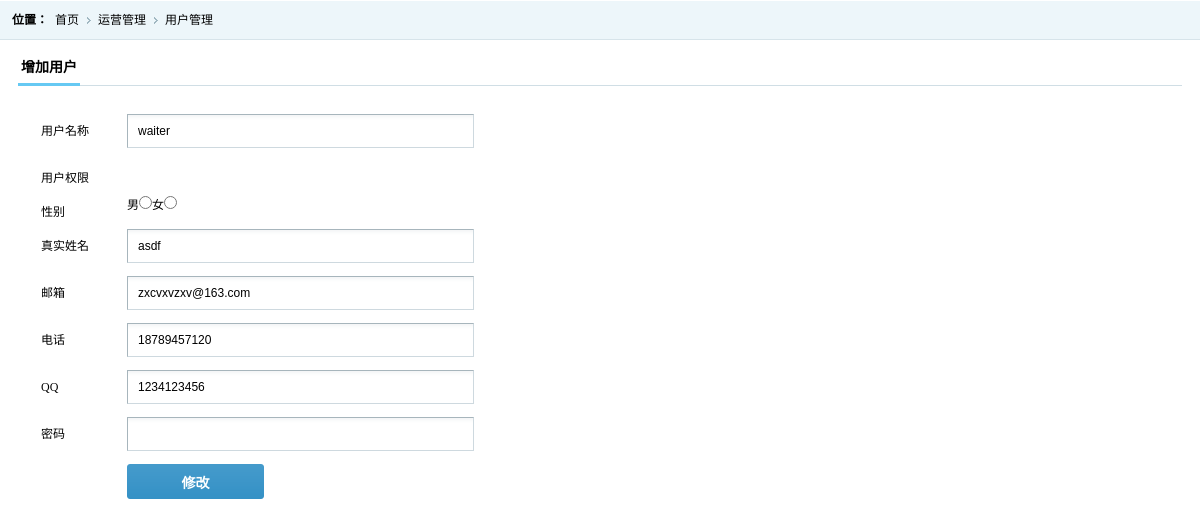
Page /manage_user/update_user/7 on the committed database.
### tables this page shows
CREATE TABLE `user` (
  `col_id` int(11) unsigned NOT NULL AUTO_INCREMENT,
  `col_name` char(50) DEFAULT NULL COMMENT '真实姓名',
  `col_nickname` char(50) NOT NULL COMMENT '昵称',
  `col_sex` enum('男','女') DEFAULT NULL COMMENT '性别',
  `col_imageurl` varchar(100) DEFAULT NULL COMMENT '照片URL',
  `col_mail` char(50) DEFAULT NULL COMMENT '邮箱',
  `col_call` char(50) DEFAULT NULL COMMENT '移动电话',
  `col_qq` char(50) DEFAULT NULL COMMENT 'QQ号',
  `col_winxin` char(50) DEFAULT NULL COMMENT '微信号',
  `col_passwd` char(50) DEFAULT NULL COMMENT '密码',
  `col_role` enum('user','author','cm','tech','admin') DEFAULT 'user' COMMENT '角色（用户、作者、客服、运维、管理员）',
  `col_rank` tinyint(4) DEFAULT NULL COMMENT '级别（不同级别有不用的优惠）',
  `col_cardtype` char(50) DEFAULT NULL COMMENT '证件类型',
  `col_card` char(50) DEFAULT NULL COMMENT '身份证号',
  `col_card_url` varchar(100) DEFAULT NULL COMMENT '身份证照片URL',
  `col_alipay` char(50) DEFAULT NULL COMMENT '支付宝账号（提现用)',
  `col_bank` char(50) DEFAULT NULL COMMENT '银行名称（提现用)',
  `col_subbank` char(100) DEFAULT NULL COMMENT '开户支行',
  `col_banknum` char(50) DEFAULT NULL COMMENT '银行卡号',
  `col_balance` decimal(10,2) DEFAULT NULL COMMENT '账户余额',
  `col_cmid` int(11) DEFAULT NULL COMMENT '专属客服(customer manager)',
  `col_datetime` datetime DEFAULT NULL COMMENT '注册日期',
  `col_spec_id` int(11) unsigned DEFAULT NULL,
  `col_valid` enum('Y','N') DEFAULT NULL COMMENT '是否已经注销',
  PRIMARY KEY (`col_id`,`col_nickname`),
  KEY `FK_user_user_res_spec` (`col_spec_id`),
  CONSTRAINT `FK_user_user_res_spec` FOREIGN KEY (`col_spec_id`) REFERENCES `user_res_spec` (`col_id`) ON DELETE CASCADE ON UPDATE CASCADE
);

### application/controllers/Manage_user.php (called while the page is built, shortened)
<?php
class Manage_user extends CI_Controller {
   private $_data;
   public function __construct(){
       $this->load->library(array('session','form_validation','common','auth'));
       $this->load->helper(array('form','url'));
       $this->_data['user_info']=$this->session->userdata();
   }
   public function update_user(){
       if($this->uri->segment(3)){
           $this->_data['user_id']=$this->uri->segment(3);
           $this->load->model('user_mdl');
           $user=$this->user_mdl->get_user_by_id($this->uri->segment(3));
           if($user){
               $this->_data['user']=$user;
               $this->load->view('update_user',$this->_data);
           }else{
               $this->common->jump(base_url('manage_user/list_user'),'找不到该用户');
           }
       }
   }
}

### index.php (called while the page is built, shortened)
<?php
require_once BASEPATH.'core/CodeIgniter.php';

### application/models/User_mdl.php (called while the page is built, shortened)
<?php
class User_mdl extends CI_Model {
	public function get_user_by_id($uid) {
		$data = array();
		$this->db->select('*')->from(self::TABLE)->where('col_id', $uid)->limit(1);
		$query = $this->db->get();
		if($query->num_rows() == 1)
		{
			$data = $query->row_array();
		}
		return $data;
	}
}

### application/views/update_user.php (the view, shortened to what this page needs)
<!DOCTYPE html PUBLIC '-//W3C//DTD XHTML 1.0 Transitional//EN' 'http://www.w3.org/TR/xhtml1/DTD/xhtml1-transitional.dtd'>
<html xmlns='http://www.w3.org/1999/xhtml'>
<head>
<link href='<?php echo base_url("css/style.css");?>' rel='stylesheet' type='text/css' />
<link href='<?php echo base_url("css/select.css");?>' rel='stylesheet' type='text/css' />
</head>
<body>
<div class='place'> <span>位置：</span>
  <ul class='placeul'>
    <li><a href='#'>首页</a></li>
    <li><a href='#'>运营管理</a></li>
    <li><a href='#'>用户管理</a></li>
  </ul>
</div>
<div class='formbody'>
  <div class='formtitle'><span>增加用户</span></div>
  <?php echo form_open('manage_user/update_user','post')?>
  <ul class='forminfo'>
    <li>
      <label>用户名称</label>
      <input name='username' type='text' class='dfinput' value="<?php echo $user['col_nickname']; ?>" />
    </li>
    <li>
      <label>用户权限</label>
      <div class='vocation'>
      </div>
    </li>
    <li><label>性别</label>男<input type="radio" value='男' name='sex'/>女<input name='sex' type="radio" value='女' /></li>
    <li>
      <label>真实姓名</label>
      <input name='name' type='text' class='dfinput' value="<?php echo $user['col_name']; ?>" />
    </li>
    <li>
      <label>邮箱</label>
      <input name='mail' type='text' class='dfinput' value="<?php echo $user['col_mail']; ?>" />
    </li>
   <li>
      <label>电话</label>
      <input name='call' type='text' class='dfinput'  value="<?php echo $user['col_call']; ?>"/>
    </li>
    <li>
      <label>QQ</label>
      <input name='qq' type='text' class='dfinput' value="<?php echo $user['col_qq']; ?>" />
    </li>
    <li>
      <label>密码</label>
      <input name='passwd' type='text' class='dfinput' value="" />
    </li>
    <li>
      <label>&nbsp;</label>
      <input name='submit' type='submit' class='btn' value='修改'/>
    </li>
  </ul>
</div>
</body>
</html>

### css/style.css (style rules this page uses)
* { font-size:9pt;border:0;margin:0;padding:0; }
body { font-family:'微软雅黑'; margin:0 auto;min-width:980px; }
ul { display:block;margin:0;padding:0;list-style:none; }
li { display:block;margin:0;padding:0;list-style: none; }
dl,dt,dd,span { margin:0;padding:0;display:block; }
a,a:focus { text-decoration:none;color:#000;outline:none;blr:expression(this.onFocus=this.blur()); }
.place { height:40px; background:url(../images/righttop.gif) repeat-x; }
.place span { line-height:40px; font-weight:bold;float:left; margin-left:12px; }
.placeul li { float:left; line-height:40px; padding-left:7px; padding-right:12px; background:url(../images/rlist.gif) no-repeat right; }
.placeul li:last-child { background:none; }
.formbody { padding:10px 18px; }
.formtitle { border-bottom:solid 1px #d0dee5; line-height:35px; position:relative; height:35px; margin-bottom:28px; }
.formtitle span { font-weight:bold;font-size:14px; border-bottom:solid 3px #66c9f3;float:left; position:absolute; z-index:100; bottom:-1px; padding:0 3px; height:30px; line-height:30px; }
.forminfo { padding-left:23px; }
.forminfo li { margin-bottom:13px; clear:both; }
.forminfo li label { width:86px;line-height:34px; display:block; float:left; }
.dfinput { width:345px; height:32px; line-height:32px; border-top:solid 1px #a7b5bc; border-left:solid 1px #a7b5bc; border-right:solid 1px #ced9df; border-bottom:solid 1px #ced9df; background:url(../images/inputbg.gif) repeat-x; text-indent:10px; }
.btn { width:137px;height:35px; background:url(../images/btnbg.png) no-repeat; font-size:14px;font-weight:bold;color:#fff; cursor:pointer; }

### css/select.css (style rules this page uses)
.vocation,.usercity { float:left; }

### rows in the picture
user: username "waiter", name "asdf", mail "zxcvxvzxv@163.com", call "18789457120", qq "1234123456"
